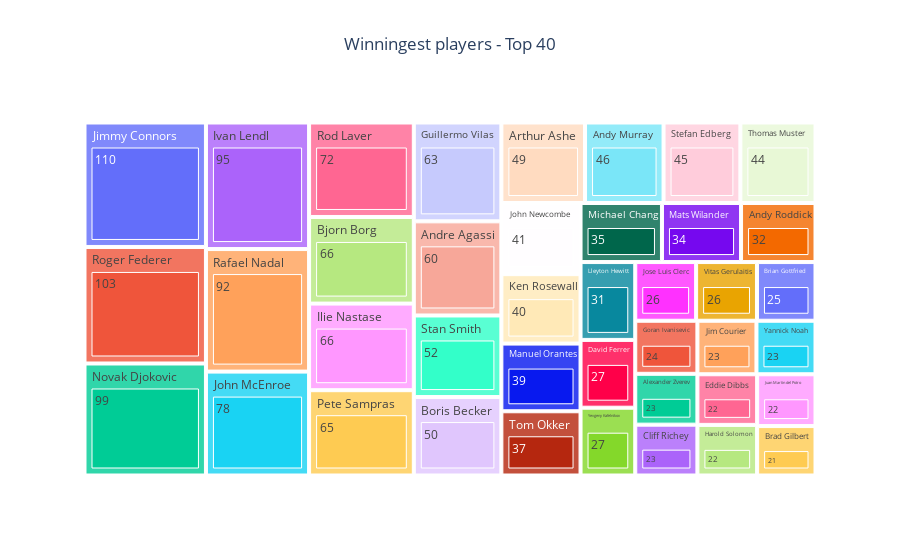

Source (notebook cell):
### Code cell
import plotly.express as px
import matplotlib.pyplot as plt

df = df_tourney_winners_sans_dc_count.head(40).copy()
df = df.sort_values(by='count', ascending=False)

# Create the treemap
fig = px.treemap(
    df,
    path=['winner_name','count'],
    values='count',
    title='Winningest players - Top 40'
)

fig.update_layout(
    title={
        'text': 'Winningest players - Top 40',
        'x': 0.5,  # Center the title (x=0.5 is centered)
        'xanchor': 'center'
    }
)

# Show the plotx
#fig.write_image('max-win.png', engine='orca')
fig.show()

### Figure 1 — Plotly figure (JSON) as saved in the notebook; plotly's stock layout.template omitted (floating-point values rounded to 4 significant figures)
{"data": [{"branchvalues": "total", "domain": {"x": [0, 1], "y": [0, 1]}, "hovertemplate": "labels=%{label}<br>count=%{value}<br>parent=%{parent}<br>id=%{id}<extra></extra>", "ids": ["Brad Gilbert/21", "Eddie Dibbs/22", "Harold Solomon/22", "Juan Martin del Potro/22", "Alexander Zverev/23", "Cliff Richey/23", "Jim Courier/23", "Yannick Noah/23", "Goran Ivanisevic/24", "Brian Gottfried/25", "Jose Luis Clerc/26", "Vitas Gerulaitis/26", "David Ferrer/27", "Yevgeny Kafelnikov/27", "Lleyton Hewitt/31", "Andy Roddick/32", "Mats Wilander/34", "Michael Chang/35", "Tom Okker/37", "Manuel Orantes/39", "Ken Rosewall/40", "John Newcombe/41", "Thomas Muster/44", "Stefan Edberg/45", "Andy Murray/46", "Arthur Ashe/49", "Boris Becker/50", "Stan Smith/52", "Andre Agassi/60", "Guillermo Vilas/63", "Pete Sampras/65", "Bjorn Borg/66", "Ilie Nastase/66", "Rod Laver/72", "John McEnroe/78", "Rafael Nadal/92", "Ivan Lendl/95", "Novak Djokovic/99", "Roger Federer/103", "Jimmy Connors/110", "Alexander Zverev", "Andre Agassi", "Andy Murray", "Andy Roddick", "Arthur Ashe", "Bjorn Borg", "Boris Becker", "Brad Gilbert", "Brian Gottfried", "Cliff Richey", "David Ferrer", "Eddie Dibbs", "Goran Ivanisevic", "Guillermo Vilas", "Harold Solomon", "Ilie Nastase", "Ivan Lendl", "Jim Courier", "Jimmy Connors", "John McEnroe", "John Newcombe", "Jose Luis Clerc", "Juan Martin del Potro", "Ken Rosewall", "Lleyton Hewitt", "Manuel Orantes", "Mats Wilander", "Michael Chang", "Novak Djokovic", "Pete Sampras", "Rafael Nadal", "Rod Laver", "Roger Federer", "Stan Smith", "Stefan Edberg", "Thomas Muster", "Tom Okker", "Vitas Gerulaitis", "Yannick Noah", "Yevgeny Kafelnikov"], "labels": ["21", "22", "22", "22", "23", "23", "23", "23", "24", "25", "26", "26", "27", "27", "31", "32", "34", "35", "37", "39", "40", "41", "44", "45", "46", "49", "50", "52", "60", "63", "65", "66", "66", "72", "78", "92", "95", "99", "103", "110", "Alexander Zverev", "Andre Agassi", "Andy Murray", "Andy Roddick", "Arthur Ashe", "Bjorn Borg", "Boris Becker", "Brad Gilbert", "Brian Gottfried", "Cliff Richey", "David Ferrer", "Eddie Dibbs", "Goran Ivanisevic", "Guillermo Vilas", "Harold Solomon", "Ilie Nastase", "Ivan Lendl", "Jim Courier", "Jimmy Connors", "John McEnroe", "John Newcombe", "Jose Luis Clerc", "Juan Martin del Potro", "Ken Rosewall", "Lleyton Hewitt", "Manuel Orantes", "Mats Wilander", "Michael Chang", "Novak Djokovic", "Pete Sampras", "Rafael Nadal", "Rod Laver", "Roger Federer", "Stan Smith", "Stefan Edberg", "Thomas Muster", "Tom Okker", "Vitas Gerulaitis", "Yannick Noah", "Yevgeny Kafelnikov"], "name": "", "parents": ["Brad Gilbert", "Eddie Dibbs", "Harold Solomon", "Juan Martin del Potro", "Alexander Zverev", "Cliff Richey", "Jim Courier", "Yannick Noah", "Goran Ivanisevic", "Brian Gottfried", "Jose Luis Clerc", "Vitas Gerulaitis", "David Ferrer", "Yevgeny Kafelnikov", "Lleyton Hewitt", "Andy Roddick", "Mats Wilander", "Michael Chang", "Tom Okker", "Manuel Orantes", "Ken Rosewall", "John Newcombe", "Thomas Muster", "Stefan Edberg", "Andy Murray", "Arthur Ashe", "Boris Becker", "Stan Smith", "Andre Agassi", "Guillermo Vilas", "Pete Sampras", "Bjorn Borg", "Ilie Nastase", "Rod Laver", "John McEnroe", "Rafael Nadal", "Ivan Lendl", "Novak Djokovic", "Roger Federer", "Jimmy Connors", "", "", "", "", "", "", "", "", "", "", "", "", "", "", "", "", "", "", "", "", "", "", "", "", "", "", "", "", "", "", "", "", "", "", "", "", "", "", "", ""], "type": "treemap", "values": [21, 22, 22, 22, 23, 23, 23, 23, 24, 25, 26, 26, 27, 27, 31, 32, 34, 35, 37, 39, 40, 41, 44, 45, 46, 49, 50, 52, 60, 63, 65, 66, 66, 72, 78, 92, 95, 99, 103, 110, 23, 60, 46, 32, 49, 66, 50, 21, 25, 23, 27, 22, 24, 63, 22, 66, 95, 23, 110, 78, 41, 26, 22, 40, 31, 39, 34, 35, 99, 65, 92, 72, 103, 52, 45, 44, 37, 26, 23, 27]}], "layout": {"autosize": true, "legend": {"tracegroupgap": 0}, "title": {"text": "Winningest players - Top 40", "x": 0.5, "xanchor": "center"}}}
